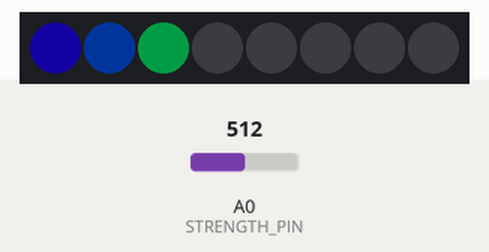
Bench run of a program on a simulated Arduino Nano, built with avr-gcc and run on an emulated ATmega328P. Parts: 8 RGB LEDs in strip order, left to right. The inputs (shaded band) are chosen by the test bench; at power-on: A0 (STRENGTH_PIN) = 512. Dim RGB values are drawn brighter than linear.

Above: at 1.29 s.
1.3 s: A0 (STRENGTH_PIN) set to 52
At 2.7 s:
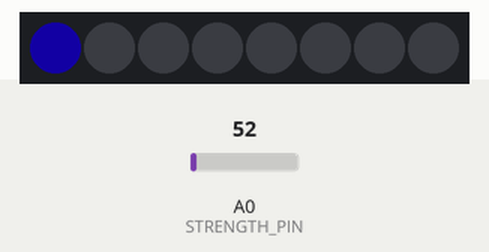
4.3 s: A0 (STRENGTH_PIN) set to 47
6.1 s: A0 (STRENGTH_PIN) set to 306
At 7.6 s:
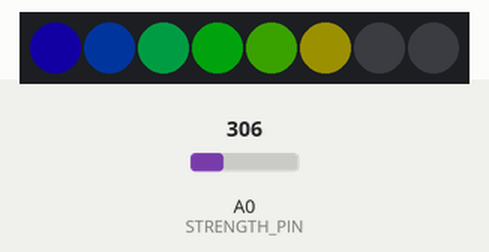
9.1 s: A0 (STRENGTH_PIN) set to 338
11.1 s: A0 (STRENGTH_PIN) set to 366
At 12.1 s:
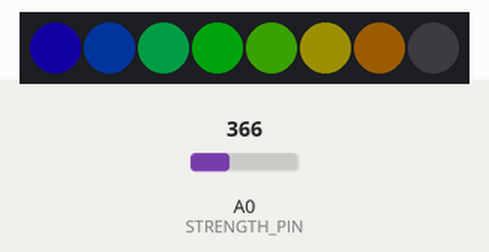
14.0 s: A0 (STRENGTH_PIN) set to 410
At 15.0 s:
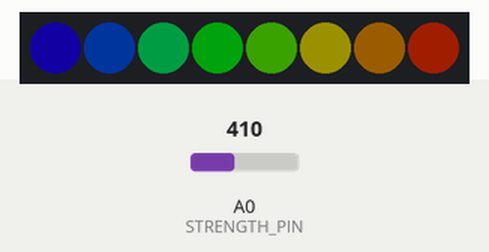
Timing chart, 0 to 18.0 s (numbered marks = the images above; inputs shaded):
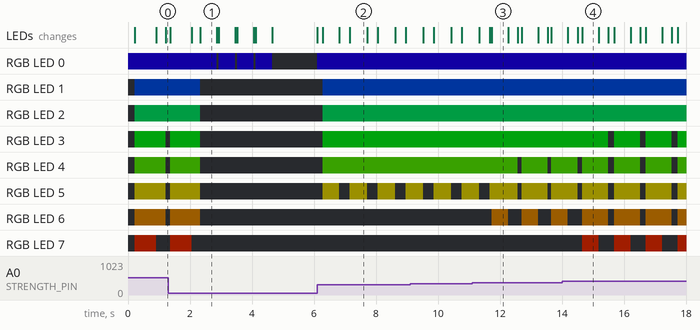

Measured:
- the behaviour switches between 349 and 350 on A0 (STRENGTH_PIN) (found by bisection; images 2 and 3)
- after the input at 1.3 s, the LEDs: first differ from a run without the input after 1.0 s (image 1)
- after the input at 6.1 s, RGB LED 0: off → RGB(4, 0, 36) at once; RGB LED 1: off → RGB(0, 10, 30) after 0.19 s; RGB LED 2: off → RGB(0, 28, 12) after 0.19 s; RGB LED 3: off → RGB(0, 37, 3) after 0.19 s; RGB LED 4: off → RGB(12, 34, 0) after 0.19 s; the LEDs: first change at once (image 2 shows a later state)
- after the input at 11.1 s, the LEDs: first differ from a run without the input after 0.63 s (image 3)
- after the input at 14.0 s, the LEDs: first differ from a run without the input after 0.65 s (image 4)
- what the display in image 1 shows lasts 0.6 s, from 2.3 s to 2.9 s
- what the display in image 2 shows lasts 0.5 s, from 7.2 s to 7.7 s

The program:

main.cpp
```cpp
#include <FastLED.h>

#define LED_COUNT 8
#define LED_PIN 2

#define STRENGTH_PIN A0
#define STRENGTH_MIN 50
#define STRENGTH_MAX 400

int avalue, avalues[50];
CRGB leds[LED_COUNT];

void strengthAnimation(int value);
void turnOnAmount(int amount);

void setup() {
  // Initialize WS2812B library
  FastLED.addLeds<NEOPIXEL, LED_PIN>(leds, LED_COUNT);
}

void loop() {
  // Treshold for triggering LEDs
  while(avalue < STRENGTH_MIN){
    avalue = analogRead(STRENGTH_PIN);
  }
  // Meassure 50 times
  for(int i = 0; i < 50; i++){
    avalues[i] = analogRead(STRENGTH_PIN);
  }
  // Take the highest value of 50 meassuring points
  for(int i = 0; i < 50; i++){
    if(avalues[i] > avalue){
      avalue = avalues[i];
    }
  }
  // Start LED animation
  strengthAnimation(avalue);
  // Reset avalue
  avalue = 0;
}

void strengthAnimation(int value) {
  // Calculate the amount of LEDs to light up
  int leds = (value * LED_COUNT) / STRENGTH_MAX;
  // Animate build up
  for (int i = 1; i <= leds; i++) {
    turnOnAmount(i);
    delay(30);
  }
  delay(500);
  // Animate down again
  for (int i = leds; i >= 0; i--) {
    turnOnAmount(i);
    delay(30);
  }
}

// Function to turn off a specific amount of LEDs
void turnOnAmount(int amount) {
  for (int i = 0; i < LED_COUNT; i++) {
    leds[i] = CRGB::Black;
  }
  if (amount != 0) {
    for (int i = 0; i < amount; i++) {
      leds[i] = CHSV(170 - (i * (170 / LED_COUNT + 1)), 255, 100);
    }
  }
  FastLED.show();
}
```
